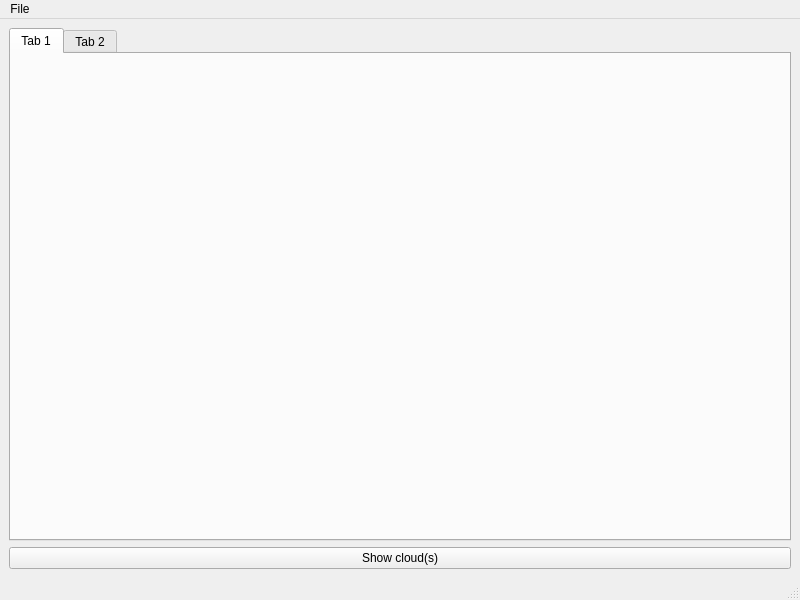
<?xml version="1.0" encoding="UTF-8"?>
<ui version="4.0">
 <class>MainWindow</class>
 <widget class="QMainWindow" name="MainWindow">
  <property name="geometry">
   <rect>
    <x>0</x>
    <y>0</y>
    <width>800</width>
    <height>600</height>
   </rect>
  </property>
  <property name="windowTitle">
   <string>MainWindow</string>
  </property>
  <widget class="QWidget" name="main">
   <layout class="QHBoxLayout" name="horizontalLayout">
    <item>
     <layout class="QVBoxLayout" name="visualizer"/>
    </item>
    <item>
     <layout class="QVBoxLayout" name="options">
      <item>
       <widget class="QTabWidget" name="idk">
        <property name="sizePolicy">
         <sizepolicy hsizetype="Minimum" vsizetype="Expanding">
          <horstretch>0</horstretch>
          <verstretch>0</verstretch>
         </sizepolicy>
        </property>
        <widget class="QWidget" name="tab">
         <attribute name="title">
          <string>Tab 1</string>
         </attribute>
        </widget>
        <widget class="QWidget" name="tab_2">
         <attribute name="title">
          <string>Tab 2</string>
         </attribute>
        </widget>
       </widget>
      </item>
      <item>
       <layout class="QVBoxLayout" name="clouds"/>
      </item>
      <item>
       <widget class="QPushButton" name="showCloud">
        <property name="text">
         <string>Show cloud(s)</string>
        </property>
       </widget>
      </item>
     </layout>
    </item>
   </layout>
  </widget>
  <widget class="QMenuBar" name="menubar">
   <property name="geometry">
    <rect>
     <x>0</x>
     <y>0</y>
     <width>800</width>
     <height>37</height>
    </rect>
   </property>
   <widget class="QMenu" name="menuFile">
    <property name="title">
     <string>File</string>
    </property>
    <addaction name="actionOpenCloud"/>
   </widget>
   <addaction name="menuFile"/>
  </widget>
  <widget class="QStatusBar" name="statusbar"/>
  <action name="actionOpenCloud">
   <property name="icon">
    <iconset theme="document-open">
     <normaloff>.</normaloff>.</iconset>
   </property>
   <property name="text">
    <string>Open new cloud(s)</string>
   </property>
   <property name="shortcut">
    <string>Ctrl+O</string>
   </property>
  </action>
 </widget>
 <resources/>
 <connections/>
</ui>
